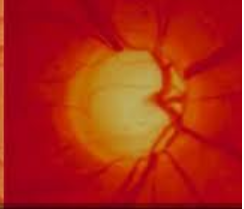
#> input picture patientG.PNG, 244 x 209 px, found by its file name
$ python fisheyes.py
#> lines starting #> are read from the running program, lines starting #| are printed output that depends on the picture
from skimage import transform, data, io
from tkinter import *
import numpy as np
import matplotlib.pyplot as plt

from tkinter import *
my_window = Tk()
my_window.title("Whole Sight Review")
canvas=Canvas(my_window, width = 800, height = 300)
canvas.pack()

myimage=PhotoImage(file='WholeSightLOGO.png')
canvas.create_image(0,0, anchor= NW, image=myimage)
canvas.button_1 = Button(my_window,  background = 'black', foreground = "aqua", text="ENTER")
canvas.button_1.pack()
my_window.mainloop()


image = io.imread('PatientG.png')
#> image is the input picture: shape (209, 244, 4); mean R, G, B, A 176.4, 39.9, 20.7, 255
face = image[:385, 15:]
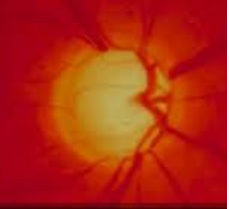
#> face: shape (209, 229, 4); mean R, G, B, A 177, 40.6, 20.1, 255


def fisheye(xy):
    center = np.mean(xy, axis=0)
    xc, yc = (xy - center).T

    # Polar coordinates
    r = np.sqrt(xc**2 + yc**2)
    theta = np.arctan2(yc, xc)

    r = 0.8 * np.exp(r**(1/2.1) / 1.8)

    return np.column_stack((
        r * np.cos(theta), r * np.sin(theta)
        )) + center

out = transform.warp(face, fisheye)
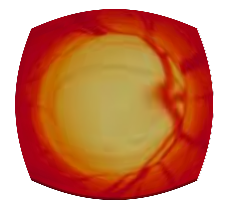
#> out: shape (209, 229, 4) float64; mean R, G, B, A 0.492, 0.213, 0.0847, 0.686; transparent parts drawn white

f, (ax0, ax1) = plt.subplots(1, 2,
                             subplot_kw=dict(xticks=[], yticks=[]))
ax0.imshow(face)
ax1.imshow(out)

plt.show()
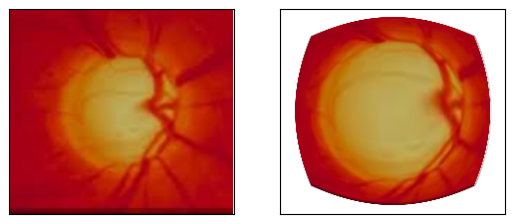
#> figure drawn by matplotlib, 2 panels

# PYTHON GUI TO CREATE A SIMPLE NOTEPAD

# Importing necessary packages
import tkinter as tk
from tkinter import filedialog
from tkinter import  messagebox

# Creating class TkLogin
class TkNotepad(tk.Frame):

    # Initializing
    def __init__(self, master):

#> (the run stopped early here; a loop or call above may not have finished)

$ run again, with OpenAngleG.PNG copied over patientG.PNG
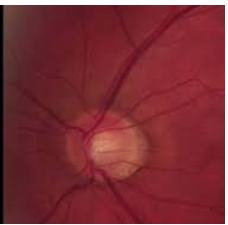
#> input picture OpenAngleG.PNG, 228 x 225 px, found by its file name
#> image is the input picture: shape (225, 228, 4); mean R, G, B, A 125.1, 47, 54.1, 255
#> `out = transform.warp(face, fisheye)`:
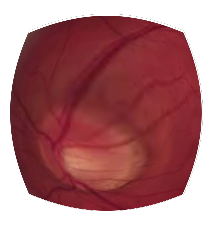
#> out: shape (225, 213, 4) float64; mean R, G, B, A 0.356, 0.128, 0.143, 0.686; transparent parts drawn white
#> `plt.show()`:
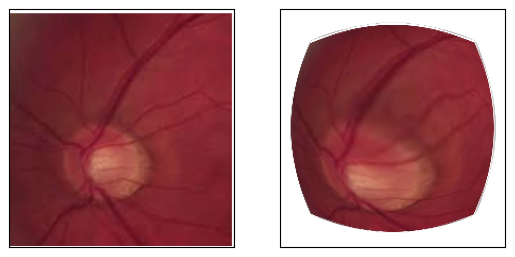
#> figure drawn by matplotlib, 2 panels
